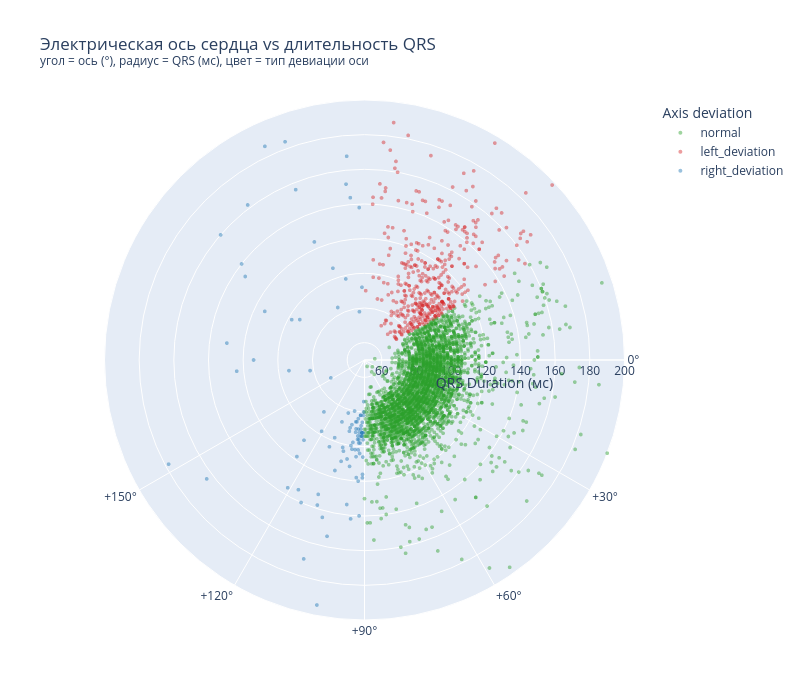

The cell this chart's notebook holds for it:
### Markdown cell above
### Распределение заболеваемостей, связанных с отклонением электрической оси от QRS продолжительности

### Code cell
sample = cdata.dropna(subset=['qrs_axis', 'qrs_duration']).sample(4000, random_state=42)
fig = px.scatter_polar(
        sample,
        r='qrs_duration',
        theta='qrs_axis',
        color='axis_deviation',
        category_orders={'axis_deviation' : ['normal', 'left_deviation', 'right_deviation']},
        color_discrete_map={
            'normal':          '#2ca02c',
            'left_deviation':  '#d62728',
            'right_deviation': '#1f77b4',
        },
        opacity=0.45,
        hover_data={'age': True, 'heart_rate': True, 'abnormal_flag': True,
                'qrs_axis': ':.0f', 'qrs_duration': ':.0f'},
        title=('Электрическая ось сердца vs длительность QRS<br>'
           '<sup>угол = ось (°), радиус = QRS (мс), цвет = тип девиации оси</sup>'),
    )
fig.update_traces(marker=dict(size=4))
fig.update_layout(
        polar=dict(
            angularaxis=dict(
                direction='clockwise',
                rotation=0,
                tickmode='array',
                tickvals=[-180, -150, -120, -90, -60, -30, 0, 30, 60, 90, 120, 150],
                ticktext=['±180°','-150°','-120°','-90°','-60°','-30°',
                      '0°','+30°','+60°','+90°','+120°','+150°'],
            ),
            radialaxis=dict(title='QRS Duration (мс)', range=[50, 200]),
        ),
        legend_title_text='Axis deviation',
        width=800, height=700,
)
fig.show()

### Figure 1 — Plotly figure (JSON) as saved in the notebook; plotly's stock layout.template omitted (floating-point values rounded to 4 significant figures; data arrays with more than 128 entries replaced by an {"elided": "..."} marker saying what was removed)
{"data": [{"customdata": {"elided": "3481x5 float values"}, "hovertemplate": "axis_deviation=normal<br>qrs_duration=%{customdata[4]:.0f}<br>qrs_axis=%{customdata[3]:.0f}<br>age=%{customdata[0]}<br>heart_rate=%{customdata[1]}<br>abnormal_flag=%{customdata[2]}<extra></extra>", "legendgroup": "normal", "marker": {"color": "#2ca02c", "opacity": 0.45, "size": 4, "symbol": "circle"}, "mode": "markers", "name": "normal", "r": {"elided": "3481 float values"}, "showlegend": true, "subplot": "polar", "theta": {"elided": "3481 float values"}, "type": "scatterpolargl"}, {"customdata": {"elided": "421x5 float values"}, "hovertemplate": "axis_deviation=left_deviation<br>qrs_duration=%{customdata[4]:.0f}<br>qrs_axis=%{customdata[3]:.0f}<br>age=%{customdata[0]}<br>heart_rate=%{customdata[1]}<br>abnormal_flag=%{customdata[2]}<extra></extra>", "legendgroup": "left_deviation", "marker": {"color": "#d62728", "opacity": 0.45, "size": 4, "symbol": "circle"}, "mode": "markers", "name": "left_deviation", "r": {"elided": "421 float values"}, "showlegend": true, "subplot": "polar", "theta": {"elided": "421 float values"}, "type": "scatterpolargl"}, {"customdata": {"elided": "98x5 float values"}, "hovertemplate": "axis_deviation=right_deviation<br>qrs_duration=%{customdata[4]:.0f}<br>qrs_axis=%{customdata[3]:.0f}<br>age=%{customdata[0]}<br>heart_rate=%{customdata[1]}<br>abnormal_flag=%{customdata[2]}<extra></extra>", "legendgroup": "right_deviation", "marker": {"color": "#1f77b4", "opacity": 0.45, "size": 4, "symbol": "circle"}, "mode": "markers", "name": "right_deviation", "r": [90.0, 98.0, 160.0, 86.0, 82.0, 90.0, 86.0, 140.0, 98.0, 94.0, 84.0, 88.0, 102.0, 186.0, 178.0, 138.0, 92.0, 98.0, 102.0, 94.0, 134.0, 136.0, 98.0, 152.0, 82.0, 114.0, 84.0, 130.0, 164.0, 184.0, 116.0, 96.0, 106.0, 140.0, 92.0, 134.0, 114.0, 168.0, 94.0, 98.0, 90.0, 92.0, 116.0, 104.0, 108.0, 194.0, 154.0, 124.0, 88.0, 110.0, 98.0, 118.0, 82.0, 104.0, 72.0, 82.0, 88.0, 94.0, 102.0, 144.0, 132.0, 162.0, 156.0, 96.0, 94.0, 112.0, 80.0, 80.0, 118.0, 120.0, 86.0, 96.0, 94.0, 138.0, 92.0, 170.0, 124.0, 82.0, 78.0, 140.0, 144.0, 104.0, 88.0, 106.0, 74.0, 102.0, 134.0, 92.0, 100.0, 90.0, 92.0, 118.0, 98.0, 108.0, 92.0, 92.0, 142.0, 106.0], "showlegend": true, "subplot": "polar", "theta": [95.0, 121.0, 221.0, 92.0, 94.0, 102.0, 98.0, 92.0, 98.0, 95.0, 96.0, 101.0, 104.0, 245.0, 152.0, 268.0, 92.0, 209.0, 98.0, 212.0, 215.0, 121.0, 93.0, 264.0, 91.0, 180.0, 243.0, 187.0, 143.0, 250.0, 105.0, 94.0, 95.0, 218.0, 268.0, 97.0, 206.0, 265.0, 93.0, 257.0, 97.0, 94.0, 91.0, 93.0, 100.0, 101.0, 102.0, 175.0, 110.0, 103.0, 94.0, 94.0, 169.0, 112.0, 152.0, 94.0, 93.0, 172.0, 94.0, 105.0, 109.0, 233.0, 248.0, 91.0, 92.0, 98.0, 91.0, 101.0, 91.0, 93.0, 97.0, 95.0, 92.0, 108.0, 91.0, 107.0, 247.0, 107.0, 264.0, 114.0, 265.0, 103.0, 128.0, 251.0, 91.0, 96.0, 117.0, 102.0, 99.0, 93.0, 97.0, 125.0, 111.0, 127.0, 92.0, 92.0, 95.0, 91.0], "type": "scatterpolargl"}], "layout": {"height": 700, "legend": {"title": {"text": "Axis deviation"}, "tracegroupgap": 0}, "polar": {"angularaxis": {"direction": "clockwise", "rotation": 0, "tickmode": "array", "ticktext": ["±180°", "-150°", "-120°", "-90°", "-60°", "-30°", "0°", "+30°", "+60°", "+90°", "+120°", "+150°"], "tickvals": [-180, -150, -120, -90, -60, -30, 0, 30, 60, 90, 120, 150]}, "domain": {"x": [0, 1], "y": [0, 1]}, "radialaxis": {"range": [50, 200], "title": {"text": "QRS Duration (мс)"}}}, "title": {"text": "Электрическая ось сердца vs длительность QRS<br><sup>угол = ось (°), радиус = QRS (мс), цвет = тип девиации оси</sup>"}, "width": 800}}
